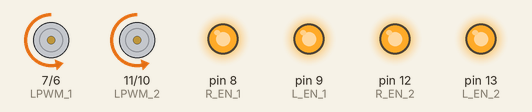
Bench run of a sketch on a simulated Arduino Uno, built with avr-gcc and run on an emulated ATmega328P. Parts: motor-driver pin pairs drawn as motors (green arrow = first pin HIGH = forward, orange = second pin HIGH = backward, longer = more drive), output pins drawn as LEDs (lit = HIGH).

Above: at 1.0 s.
At 2.5 s:
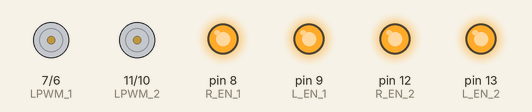
At 4.0 s:
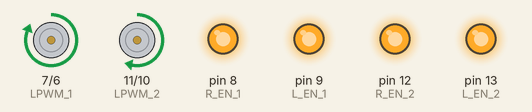
Timing chart, 0 to 7.8 s (numbered marks = the images above):
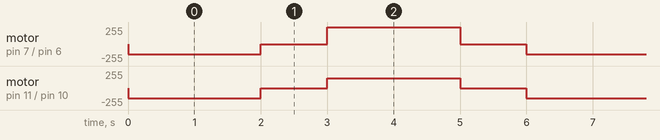

Measured:
- by itself, motor on pin 7 (LPWM_1) / pin 6 (RPWM_1): repeats every 6.0 s: stopped 1.0 s, forward 255/255 2.0 s, stopped 1.0 s, backward 150/255 2.0 s
- by itself, motor on pin 11 (LPWM_2) / pin 10 (RPWM_2): repeats every 6.0 s: stopped 1.0 s, forward 150/255 2.0 s, stopped 1.0 s, backward 150/255 2.0 s

The sketch:

Tire_controls.ino
```cpp
// First Motor Driver (Front Motors)
#define RPWM_1 6
#define LPWM_1 7
#define R_EN_1 8
#define L_EN_1 9

// Second Motor Driver (Rear Motors)
#define RPWM_2 10
#define LPWM_2 11
#define R_EN_2 12
#define L_EN_2 13

void setup() {
  // Set all motor driver pins as OUTPUT
  pinMode(RPWM_1, OUTPUT);
  pinMode(LPWM_1, OUTPUT);
  pinMode(R_EN_1, OUTPUT);
  pinMode(L_EN_1, OUTPUT);

  pinMode(RPWM_2, OUTPUT);
  pinMode(LPWM_2, OUTPUT);
  pinMode(R_EN_2, OUTPUT);
  pinMode(L_EN_2, OUTPUT);

  // Enable both motor drivers
  digitalWrite(R_EN_1, HIGH);
  digitalWrite(L_EN_1, HIGH);
  digitalWrite(R_EN_2, HIGH);
  digitalWrite(L_EN_2, HIGH);
}

void loop() {
  // Move Forward
  analogWrite(RPWM_1, 150);
  analogWrite(LPWM_1, 0);
  analogWrite(RPWM_2, 150);
  analogWrite(LPWM_2, 0);
  delay(2000);

  // Stop
  stopMotors();
  delay(1000);

  // Move Backward
  analogWrite(RPWM_1, 0);
  analogWrite(LPWM_1, 150);
  analogWrite(RPWM_2, 0);
  analogWrite(LPWM_2, 150);
  delay(2000);

  // Stop
  stopMotors();
  delay(1000);
}

// Function to Stop All Motors
void stopMotors() {
  analogWrite(RPWM_1, 0);
  analogWrite(LPWM_1, 0);
  analogWrite(RPWM_2, 0);
  analogWrite(LPWM_2, 0);
}
```
